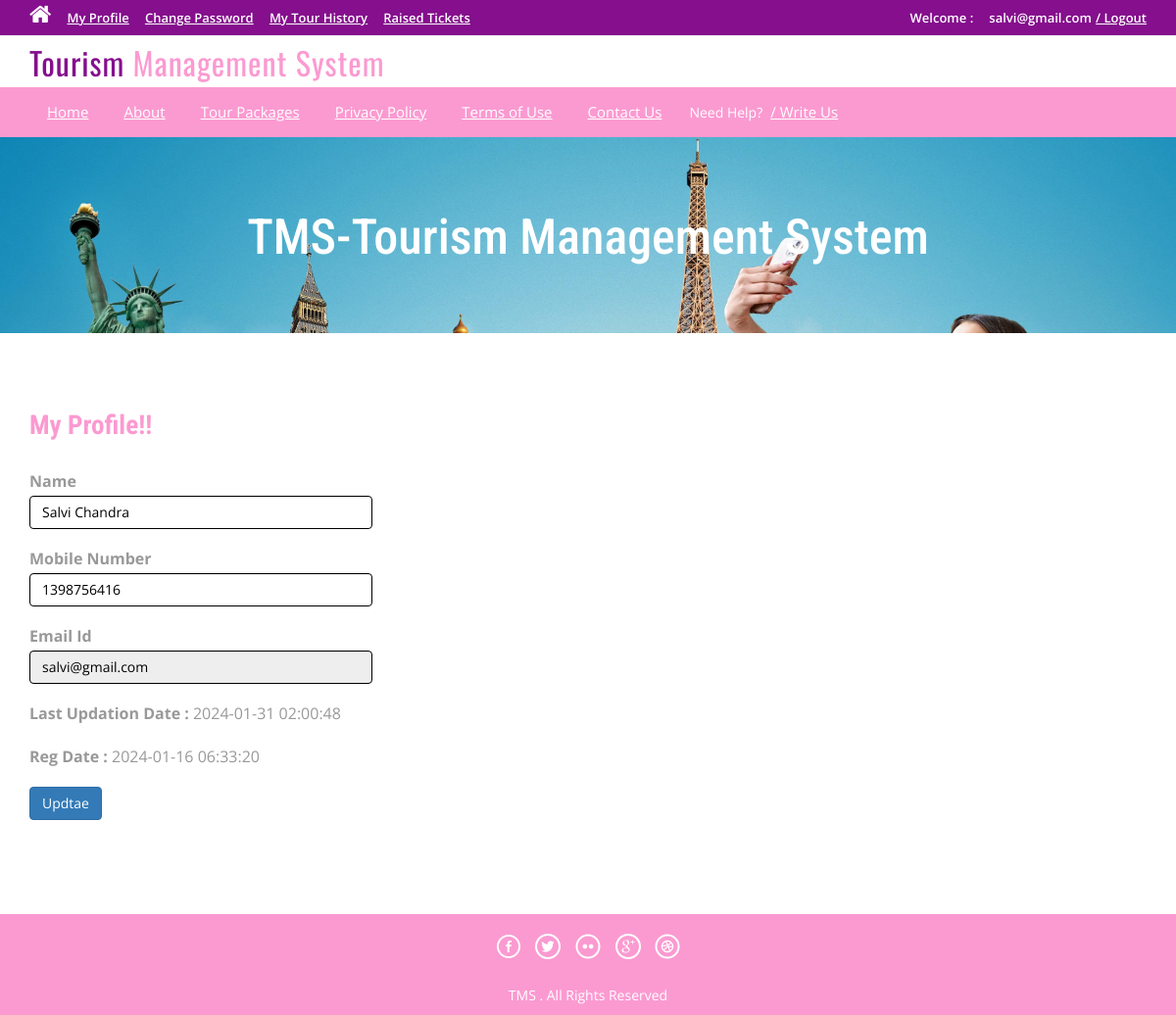
The app's page /profile.php (signed in) with its own data.
### tables this page shows
CREATE TABLE `tblusers` (
  `id` int(11) NOT NULL,
  `FullName` varchar(100) DEFAULT NULL,
  `MobileNumber` char(10) DEFAULT NULL,
  `EmailId` varchar(70) DEFAULT NULL,
  `Password` varchar(100) DEFAULT NULL,
  `RegDate` timestamp NULL DEFAULT current_timestamp(),
  `UpdationDate` timestamp NULL DEFAULT NULL ON UPDATE current_timestamp()
);

### profile.php (the view, shortened to what this page needs)
<?php
include('includes/config.php');
if(strlen($_SESSION['login'])==0)
	{
header('location:index.php');
}
else{
?>
<!DOCTYPE HTML>
<html>
<head>
<link href="css/bootstrap.css" rel='stylesheet' type='text/css' />
<link href="css/style.css" rel='stylesheet' type='text/css' />
<link href="css/font-awesome.css" rel="stylesheet">
<link href="css/animate.css" rel="stylesheet" type="text/css" media="all">
</head>
<body>
<div class="top-header">
<?php include('includes/header.php');?>
<div class="banner-1 ">
	<div class="container">
		<h1 class="wow zoomIn animated animated" data-wow-delay=".5s" style="visibility: visible; animation-delay: 0.5s; animation-name: zoomIn;">TMS-Tourism Management System</h1>
	</div>
</div>
<div class="privacy">
	<div class="container">
		<h3 class="wow fadeInDown animated animated" data-wow-delay=".5s" style="visibility: visible; animation-delay: 0.5s; animation-name: fadeInDown;">My Profile!!</h3>
		<form name="chngpwd" method="post">
<?php
$useremail=$_SESSION['login'];
$sql = "SELECT * from tblusers where EmailId=:useremail";
$query = $dbh -> prepare($sql);
$query -> bindParam(':useremail',$useremail, PDO::PARAM_STR);
$query->execute();
$results=$query->fetchAll(PDO::FETCH_OBJ);
if($query->rowCount() > 0)
{
foreach($results as $result)
{	?>
	<p style="width: 350px;">
			<b>Name</b>  <input type="text" name="name" value="<?php echo htmlentities($result->FullName);?>" class="form-control" id="name" required="">
	</p>
<p style="width: 350px;">
<b>Mobile Number</b>
<input type="text" class="form-control" name="mobileno" maxlength="10" value="<?php echo htmlentities($result->MobileNumber);?>" id="mobileno"  required="">
</p>
<p style="width: 350px;">
<b>Email Id</b>
	<input type="email" class="form-control" name="email" value="<?php echo htmlentities($result->EmailId);?>" id="email" readonly>
			</p>
<p style="width: 350px;">
<b>Last Updation Date : </b>
<?php echo htmlentities($result->UpdationDate);?>
</p>
<p style="width: 350px;">
<b>Reg Date :</b>
<?php echo htmlentities($result->RegDate);?>
			</p>
<?php }} ?>
			<p style="width: 350px;">
<button type="submit" name="submit6" class="btn-primary btn">Updtae</button>
			</p>
			</form>
	</div>
</div>
<?php include('includes/footer.php');?>
</body>
</html>
<?php } ?>

### css/style.css (style rules this page uses)
html, body { font-size: 100%; background: #fff; font-family: 'Open Sans', sans-serif; }
h1,h2,h3,h4,h5,h6 { margin:0; font-family: 'Roboto Condensed', sans-serif; }
p { margin:0; }
.top-header { background-color:#850F8D; border-bottom: 0 none; height: 36px; line-height: 35px; }
.banner-1 { background: url(../images/3.jpg)no-repeat; background-size: cover; -webkit-background-size: cover; -o-background-size: cover; -ms-background-size: cover; -moz-background-size: cover; min-height:200px; }
.banner-1 h1 { font-size: 50px; margin-bottom: 40px; padding: 1.5em 0 0; text-align: center; color: #ffffff; }
.privacy h3 { color: #FB9AD1; font-size: 1.7em; font-weight: 700; margin-bottom: 1em; }
.privacy { padding: 5em 0; }
.privacy p { font-size: 1em; line-height: 1.8em; color: #999; margin: 1em 0; }

### records on screen
tblusers: name "Salvi Chandra", mobileno "1398756416", email "salvi@gmail.com", UpdationDate "2024-01-31 02:00:48", RegDate "2024-01-16 06:33:20"

### other values on screen
$_SESSION['login'] "salvi@gmail.com"
